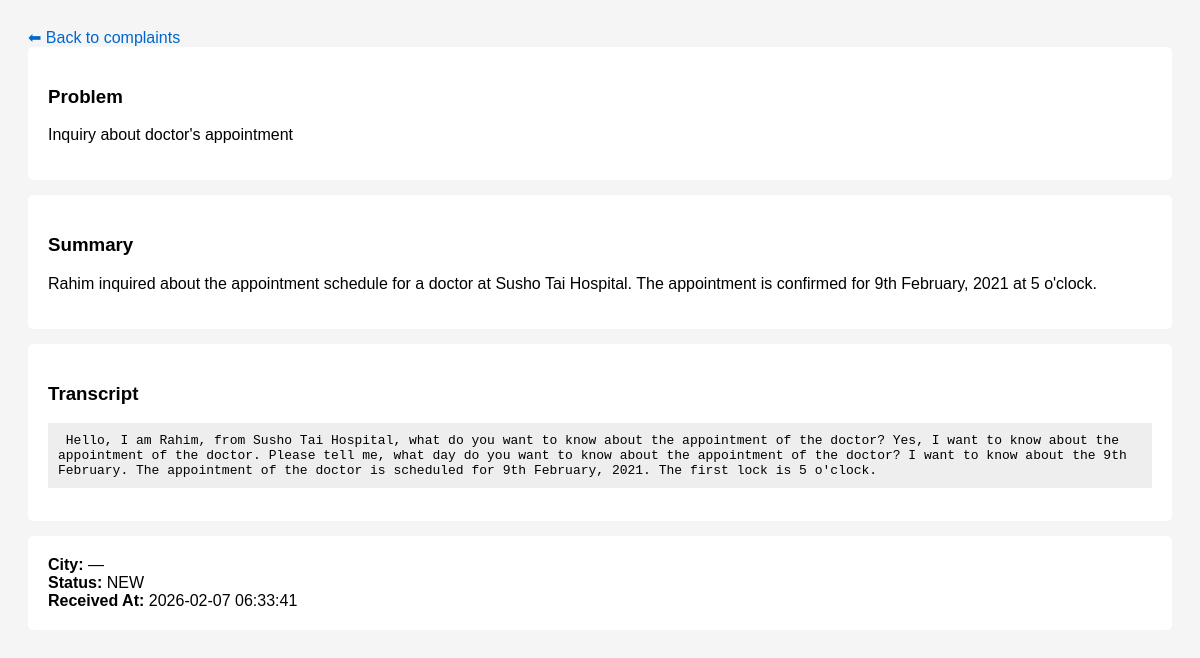
Screenshot of /complaints.php?id=43 with the database file from the repository.
### tables this page shows
CREATE TABLE IF NOT EXISTS `call_analysis` (
  `id` int NOT NULL AUTO_INCREMENT,
  `call_uuid` varchar(64) DEFAULT NULL,
  `complaint_no` varchar(50) DEFAULT NULL,
  `name` varchar(100) DEFAULT NULL,
  `problem` text,
  `village` varchar(100) DEFAULT NULL,
  `city` varchar(100) DEFAULT NULL,
  `summary` text,
  `status` enum('NEW','FAILED') DEFAULT 'NEW',
  `transcript` longtext,
  `date_requested` date DEFAULT NULL,
  `transcript_done` tinyint(1) DEFAULT '0',
  `analysis_done` tinyint(1) DEFAULT '0',
  `transcript_path` varchar(255) DEFAULT NULL,
  `created_at` timestamp NULL DEFAULT CURRENT_TIMESTAMP,
  PRIMARY KEY (`id`),
  UNIQUE KEY `uniq_call_uuid` (`call_uuid`),
  UNIQUE KEY `complaint_no` (`complaint_no`)
);

### complaints.php (the view, shortened to what this page needs)
<?php
require_once __DIR__ . "/core/db.php";
if (isset($_GET['id'])) {
    $stmt = $pdo->prepare("SELECT * FROM call_analysis WHERE id = ?");
    $stmt->execute([$_GET['id']]);
    $complaint = $stmt->fetch();
    ?>
    <!DOCTYPE html>
    <html>
    <head>
    </head>
    <body>
    <a href="complaints.php">⬅ Back to complaints</a>
    <div class="box">
        <h3>Problem</h3>
        <p><?= htmlspecialchars($complaint['problem'] ?? '—') ?></p>
    </div>
    <div class="box">
        <h3>Summary</h3>
        <p><?= htmlspecialchars($complaint['summary'] ?? '—') ?></p>
    </div>
    <div class="box">
        <h3>Transcript</h3>
        <pre><?= htmlspecialchars($complaint['transcript'] ?? '—') ?></pre>
    </div>
    <div class="box">
        <strong>City:</strong> <?= htmlspecialchars($complaint['city'] ?? '—') ?><br>
        <strong>Status:</strong> <?= htmlspecialchars($complaint['status']) ?><br>
        <strong>Received At:</strong> <?= htmlspecialchars($complaint['created_at']) ?>
    </div>
    </body>
    </html>
    <?php
    exit;
}
?>

### complaints.php (style rules this page uses)
body { font-family: Arial; background:#f5f5f5; padding:20px; }
.box { background:#fff; padding:20px; margin-bottom:15px; border-radius:5px; }
pre { white-space:pre-wrap; background:#eee; padding:10px; }
a { text-decoration:none; color:#0066cc; }

### rows the page displays
call_analysis: problem "Inquiry about doctor's appointment", summary "Rahim inquired about the appointment schedule for a doctor at Susho Tai Hospital. The appointment is confirmed for 9th February, 2021 at 5 o'clock.", transcript "Hello, I am Rahim, from Susho Tai Hospital, what do you want to know about the appointment of the doctor? Yes, I want to know about the appointment of the doctor. Please tell me, what day do you want to know about the appointment of the doctor? I want to know about the 9th February. The appointment of the doctor is scheduled for 9th February, 2021. The first lock is 5 o'clock.", city "—", status "NEW", created_at "2026-02-07 06:33:41"
